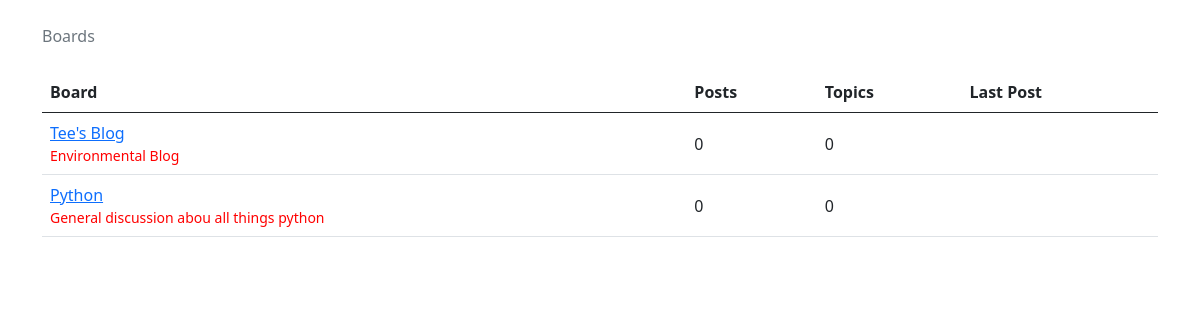
/, run on an earlier commit of the app's database.
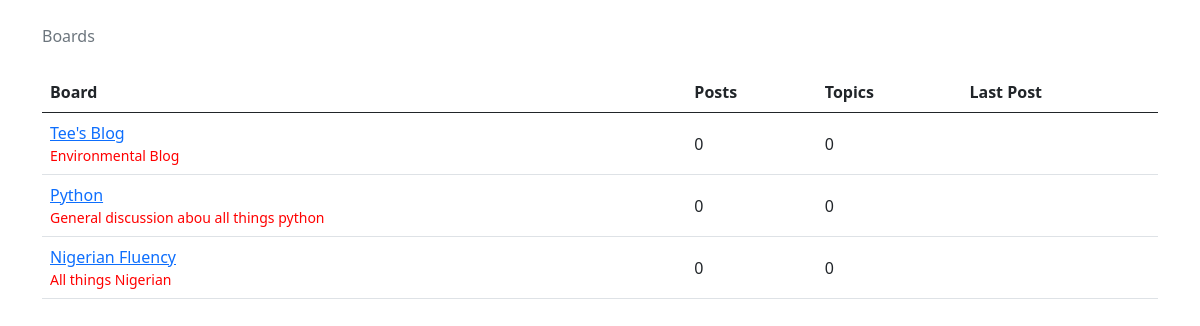
And on a later commit of the database.
### boards/models.py (models this page shows, shortened)
class Board(models.Model):
    name = models.CharField(max_length=30, unique=True)
    description= models.CharField(max_length=100)

### boards/views.py (the view)
# urls.py: 2. Add a URL to urlpatterns:  path('', views.home, name='home')
def home(request):
    boards = Board.objects.all()
    return render(request, 'home.html', {'boards': boards})

### boards/templates/home.html (shortened to what this page needs)
{% load static %}
{% load bootstrap4 %}
<!DOCTYPE html>
<html lang="en">
<head>
    <link href="https://cdn.jsdelivr.net/npm/bootstrap@5.0.0-beta1/dist/css/bootstrap.min.css" rel="stylesheet">
</head>
<body><div class="container">
    <ol class="breadcrumb my-4">
   <li class="breadcrumb-item active">Boards</li>
</ol>
    <table class="table">
        <thead class="thead-inverse">
            <tr>
                <th>Board</th>
                <th>Posts</th>
                <th>Topics</th>
                <th>Last Post</th>
            </tr>
        </thead>
        <tbody>
            {% for board in boards %}
        <tr>
            <td>
                <a href="{% url 'board_topics' board.pk %}">{{ board.name }}</a><br>
                <small class="text-muted d-block">
                    <a style="color:red" "{% url 'board_topics' board.pk %}">{{ board.description }}</a> </small>
            </td>
            <td class="align-middle">
                0
            </td>
            <td class="align-middle">
               0
            </td>
            <td>
            </td>
        </tr>
        {% endfor %}
        </tbody>
    </table>
</div>
</body>
</html>

What changed in the data, as far as the page shows it:
added Board: name "Nigerian Fluency", description "All things Nigerian"
